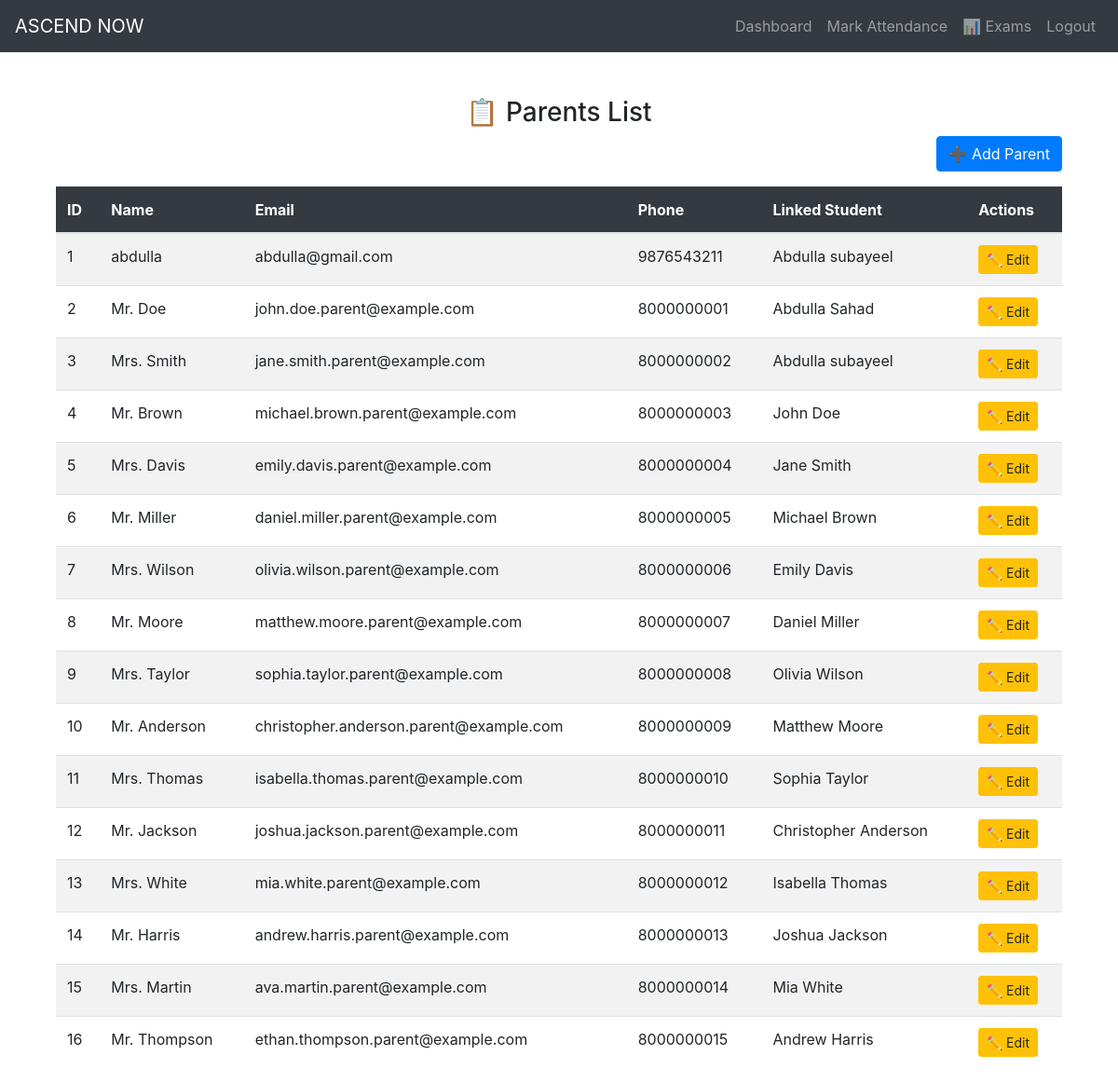
Screenshot of /dashboard/parents (signed in) with the database file from the repository.
### dashboard/models.py (models this page shows, shortened)
class Parent(db.Model):
    id = db.Column(db.Integer, primary_key=True)
    student_id = db.Column(db.Integer, db.ForeignKey('student.id'), nullable=False)
    parent_name = db.Column(db.String(100), nullable=False)
    email = db.Column(db.String(100), unique=True, nullable=False)
    phone = db.Column(db.String(20), nullable=False)

class Student(db.Model):
    id = db.Column(db.Integer, primary_key=True)
    school_id = db.Column(db.Integer, db.ForeignKey('school.id'), nullable=False)
    class_id = db.Column(db.Integer, db.ForeignKey('class.id'), nullable=False)
    section_id = db.Column(db.Integer, db.ForeignKey('section.id'), nullable=False)
    first_name = db.Column(db.String(100), nullable=False)
    last_name = db.Column(db.String(100), nullable=False)
    dob = db.Column(db.Date, nullable=False)
    gender = db.Column(db.Enum('Male', 'Female', 'Other', name="gender_types"), nullable=False)
    admission_number = db.Column(db.String(50), unique=True, nullable=False)
    roll_number = db.Column(db.String(50), nullable=False)
    parent_contact = db.Column(db.String(20), nullable=False)
    attendance = db.relationship('Attendance', backref='student', lazy=True)
    marks = db.relationship('Mark', backref='student', lazy=True)
    parents = db.relationship('Parent', backref='student', lazy=True)

### dashboard/views.py (the view)
@app.route('/dashboard/parents', methods=['GET', 'POST'])
@login_required
def view_parents():
    parents = Parent.query.all()
    return render_template("view_parents.html",parents=parents)

### dashboard/__init__.py (called while the page is built)
@login_manager.user_loader
def load_user(user_id):
    user = User.query.get(int(user_id))
    return user

### dashboard/models.py (called while the page is built)
    @property
    def is_authenticated(self):
        return True

### dashboard/templates/view_parents.html (shortened to what this page needs)
{% extends "base.html" %}
{% block content %}
<div class="container mt-5">
    <div class="row mt-5">
        <div class="col-md-12 text-center">
            <h3>📋 Parents List</h3>
        </div>
    </div>
    <div class="row mb-3">
        <div class="col-md-12 text-right">
            <a href="{{ url_for('add_parent') }}" class="btn btn-primary">➕ Add Parent</a>
        </div>
    </div>
    <div class="row">
        <div class="col-md-12">
            <div class="table-responsive">
                <table class="table table-striped table-hover">
                    <thead class="table-dark">
                        <tr>
                            <th>ID</th>
                            <th>Name</th>
                            <th>Email</th>
                            <th>Phone</th>
                            <th>Linked Student</th>
                            <th>Actions</th>
                        </tr>
                    </thead>
                    <tbody>
                        {% for parent in parents %}
                        <tr>
                            <td>{{ parent.id }}</td>
                            <td>{{ parent.parent_name }}</td>
                            <td>{{ parent.email }}</td>
                            <td>{{ parent.phone }}</td>
                            <td>{{ parent.student.first_name }} {{ parent.student.last_name }}</td>
                            <td>
                                <a href="{{ url_for('edit_parent', parent_id=parent.id) }}" class="btn btn-warning btn-sm">✏️ Edit</a>
                            </td>
                        </tr>
                        {% endfor %}
                    </tbody>
                </table>
            </div>
        </div>
    </div>
</div>
{% endblock %}

### rows the page displays
Parent: id "1", parent_name "abdulla", email "abdulla@gmail.com", phone "9876543211", student.first_name "Abdulla", student.last_name "subayeel"
Parent: id "2", parent_name "Mr. Doe", email "john.doe.parent@example.com", phone "8000000001", student.first_name "Abdulla", student.last_name "Sahad"
Parent: id "3", parent_name "Mrs. Smith", email "jane.smith.parent@example.com", phone "8000000002", student.first_name "Abdulla", student.last_name "subayeel"
Parent: id "4", parent_name "Mr. Brown", email "michael.brown.parent@example.com", phone "8000000003", student.first_name "John", student.last_name "Doe"
Parent: id "5", parent_name "Mrs. Davis", email "emily.davis.parent@example.com", phone "8000000004", student.first_name "Jane", student.last_name "Smith"
Parent: id "6", parent_name "Mr. Miller", email "daniel.miller.parent@example.com", phone "8000000005", student.first_name "Michael", student.last_name "Brown"
Parent: id "7", parent_name "Mrs. Wilson", email "olivia.wilson.parent@example.com", phone "8000000006", student.first_name "Emily", student.last_name "Davis"
Parent: id "8", parent_name "Mr. Moore", email "matthew.moore.parent@example.com", phone "8000000007", student.first_name "Daniel", student.last_name "Miller"
Parent: id "9", parent_name "Mrs. Taylor", email "sophia.taylor.parent@example.com", phone "8000000008", student.first_name "Olivia", student.last_name "Wilson"
Parent: id "10", parent_name "Mr. Anderson", email "christopher.anderson.parent@example.com", phone "8000000009", student.first_name "Matthew", student.last_name "Moore"
Parent: id "11", parent_name "Mrs. Thomas", email "isabella.thomas.parent@example.com", phone "8000000010", student.first_name "Sophia", student.last_name "Taylor"
Parent: id "12", parent_name "Mr. Jackson", email "joshua.jackson.parent@example.com", phone "8000000011", student.first_name "Christopher", student.last_name "Anderson"
Parent: id "13", parent_name "Mrs. White", email "mia.white.parent@example.com", phone "8000000012", student.first_name "Isabella", student.last_name "Thomas"
Parent: id "14", parent_name "Mr. Harris", email "andrew.harris.parent@example.com", phone "8000000013", student.first_name "Joshua", student.last_name "Jackson"
Parent: id "15", parent_name "Mrs. Martin", email "ava.martin.parent@example.com", phone "8000000014", student.first_name "Mia", student.last_name "White"
Parent: id "16", parent_name "Mr. Thompson", email "ethan.thompson.parent@example.com", phone "8000000015", student.first_name "Andrew", student.last_name "Harris"
